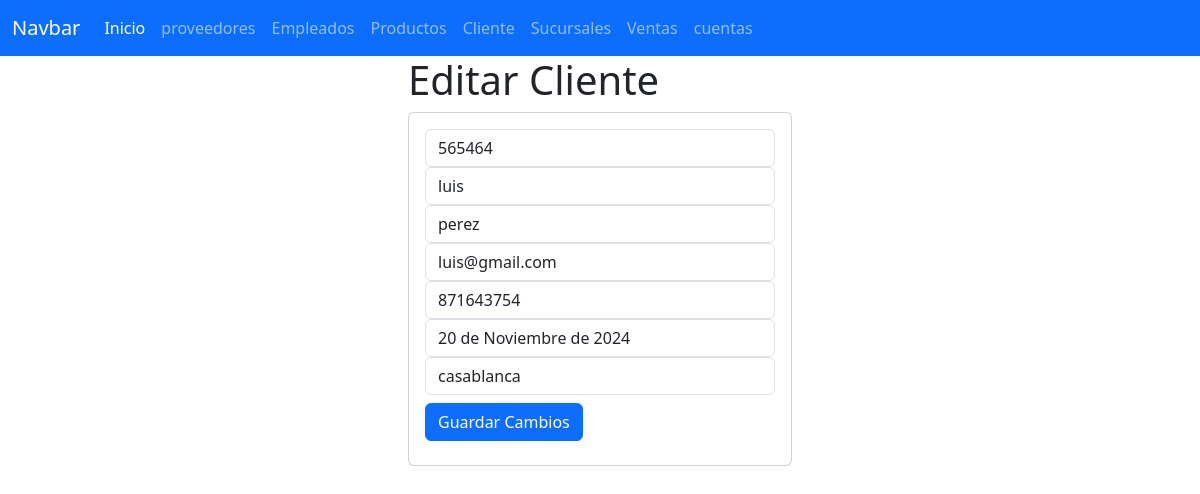
The page /editarCliente/565464/ on the database its author committed.
### Cliente_app/models.py (models this page shows, shortened)
class Cliente(models.Model):
    id_cliente = models.IntegerField(primary_key=True)
    nombre = models.CharField(max_length=50)
    apellidos = models.CharField(max_length=50, default="No Apellido")
    email = models.EmailField(max_length=100)
    telefono = models.CharField(max_length=15)  # Cambiado a CharField
    fecha_registro = models.DateField(max_length=100)
    direccion = models.CharField(max_length=100)

### Cliente_app/views.py (the view, shortened to what this page needs)
# urls.py: path('editarCliente/<str:id_cliente>/', views.editarCliente, name='editarCliente'),
def editarCliente(request, id_cliente):
    cliente = Cliente.objects.get(id_cliente=id_cliente)
    return render(request, 'editarCliente.html', {'cliente': cliente})

### Cliente_app/templates/editarCliente.html (shortened to what this page needs)
{% extends "base.html" %}
{% block cuerpo %}
<div class="row">
    <div class="col-md-4 offset-md-4">
        <h1>Editar Cliente</h1>
        <div class="card">
            <div class="card-body">
                <form action="{% url 'editarCliente' cliente.id_cliente %}" method="POST">
                    <div class="form-group">
                        <input type="text" id="txtid_cliente" name="txtid_cliente" class="form-control" value="{{ cliente.id_cliente }}" readonly required>
                    </div>
                    <div class="form-group">
                        <input type="text" id="txtnombre" name="txtnombre" class="form-control" value="{{ cliente.nombre }}" maxlength="100" required>
                    </div>
                    <div class="form-group">
                        <input type="text" id="txtapellidos" name="txtapellidos" class="form-control" value="{{ cliente.apellidos }}" maxlength="100" required>
                    </div>
                    <div class="form-group">
                        <input type="email" id="txtemail" name="txtemail" class="form-control" value="{{ cliente.email }}" maxlength="254" required>
                    </div>
                    <div class="form-group">
                        <input type="text" id="numtelefono" name="numtelefono" class="form-control" value="{{ cliente.telefono }}" maxlength="15" required>
                    </div>
                    <div class="form-group">
                        <input type="text" id="txtfecha_registro" name="txtfecha_registro" class="form-control" value="{{ cliente.fecha_registro }}" maxlength="100" required>
                    </div>
                    <div class="form-group">
                        <input type="text" id="txtdireccion" name="txtdireccion" class="form-control" value="{{ cliente.direccion }}" maxlength="100" required>
                    </div>
                    <div class="form-group py-2">
                        <button type="submit" class="btn btn-primary">Guardar Cambios</button>
                    </div>
                </form>
            </div>
        </div>
    </div>
</div>
{% endblock %}

### rows shown on the page
Cliente: txtid_cliente "565464", txtnombre "luis", txtapellidos "perez", txtemail "luis@gmail.com", numtelefono "871643754", txtfecha_registro "20 de Noviembre de 2024", txtdireccion "casablanca"
